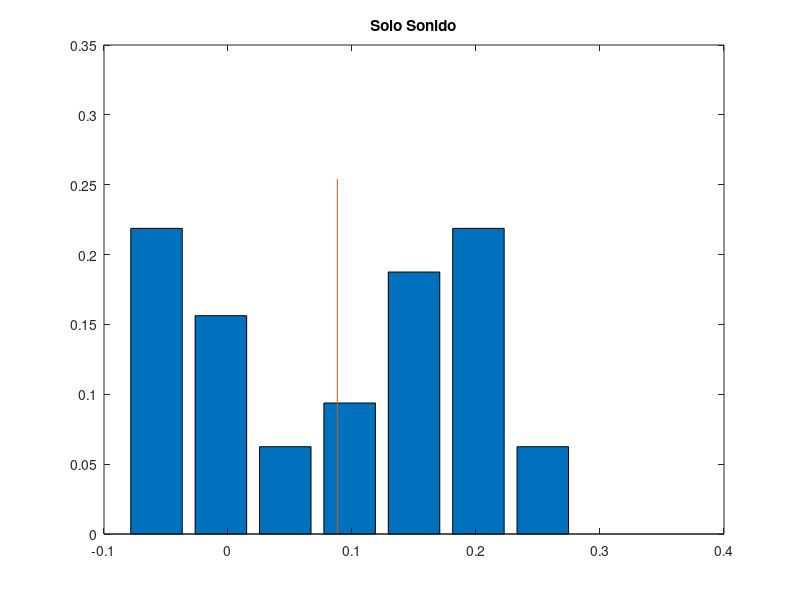
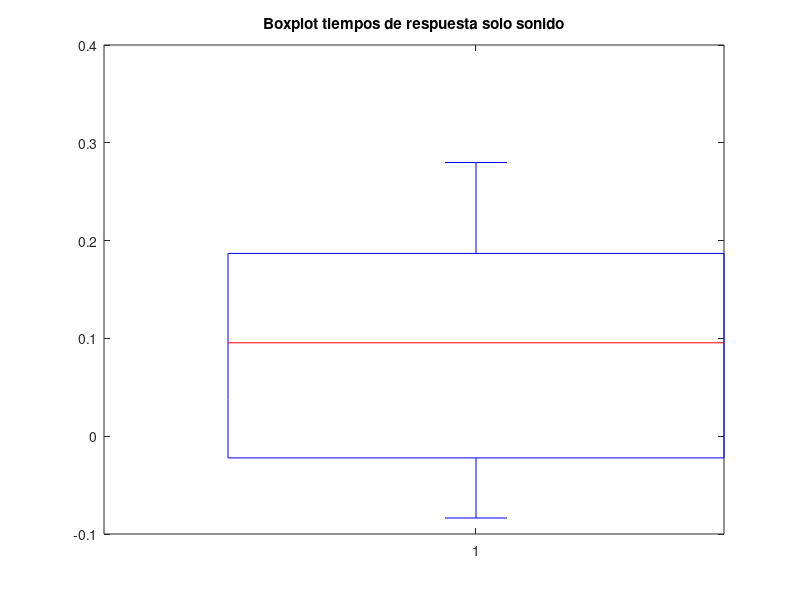
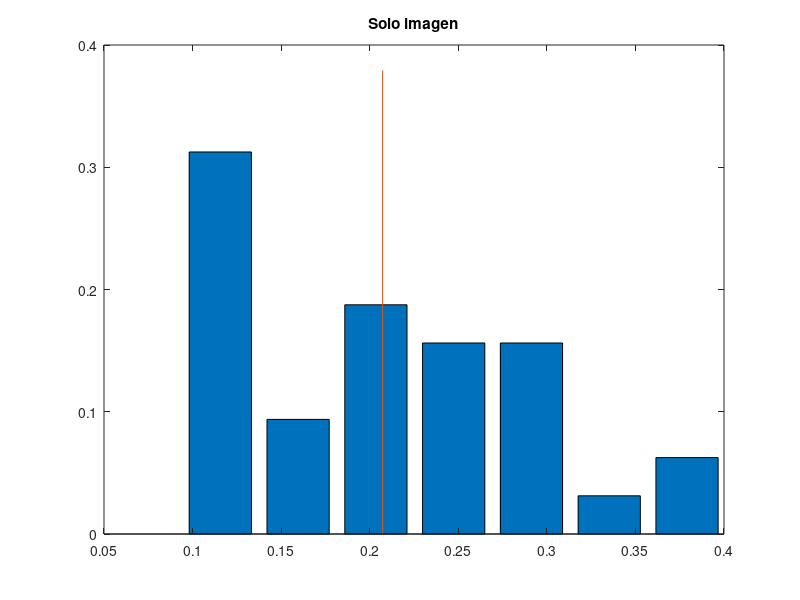
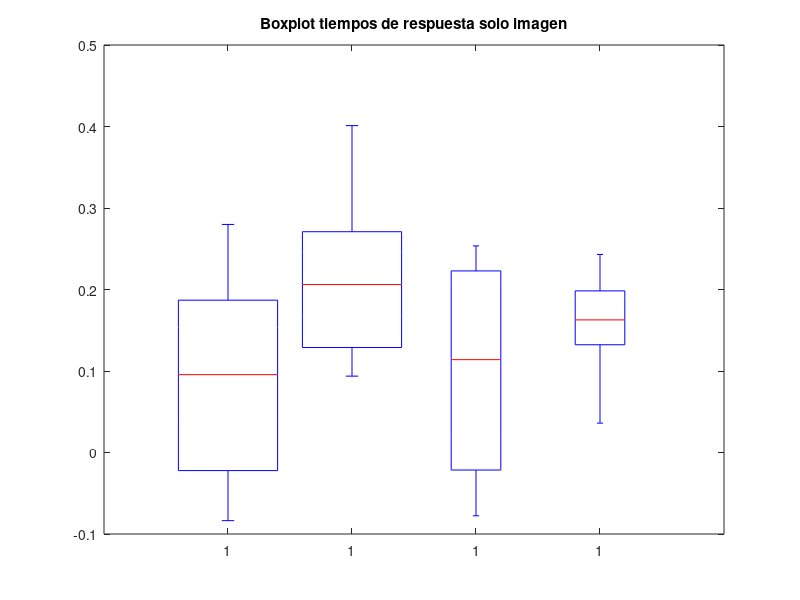

Recreate these plots in MATLAB, in order. (Note: this script raises an error after producing the figures.)
format long g;

%% Leer CSV a variables aux
i = 0;
sujeto = [];
tiempo = [];
practica = [];
delay = [];
img = [];
snd = [];
target = [];
total_trials = [];
target_time = cell(1,1);
time_firstPress = cell(1,1);
time_lastPress = cell(1,1);
f = fopen('data/bloques.csv');

while 1    
    suj = fscanf(f, '%i,', [1 1]);
    if isempty(suj)
       break 
    end
    i = i + 1;
    
    sujeto(i) = suj;
    tiempo(i) = fscanf(f, '%f,', [1 1]);
    practica(i) = fscanf(f, '%i,', [1 1]);
    delay(i) = fscanf(f, '%f,', [1 1]);
    img(i) = fscanf(f, '%i,', [1 1]);
    snd(i) = fscanf(f, '%i,', [1 1]);
    target(i) = fscanf(f, '%i,', [1 1]);
    total_trials(i) = fscanf(f, '%i,', [1 1]);
    target_time{i} = fscanf(f, '%f:', [1 total_trials(i)]);
    fscanf(f, ',');
    time_firstPress{i} = fscanf(f, '%f:', [1 total_trials(i)]);
    fscanf(f, ',');
    time_lastPress{i} = fscanf(f, '%f:', [1 total_trials(i)]);
    fscanf(f, ',');
    fscanf(f, '\n');
end
fclose(f);


%% Meter cada trial en el struct Trials sin procesarlos
num_bloques = i;
j = 1;
s = 0;
Trials = [];
for b = 1 : num_bloques
   if s ~= sujeto(b)
       bloque_del_sujeto = 1;
       s = sujeto(b);
   else
       bloque_del_sujeto = bloque_del_sujeto + 1;
   end
   
   for k = 1 : total_trials(b)
       Trials(j).Sujeto = sujeto(b);
       Trials(j).Tiempo = tiempo(b);
       Trials(j).EsDePractica = practica(b);
       Trials(j).Delay = delay(b);
       Trials(j).HayImagen = img(b);
       Trials(j).HaySonido = snd(b);
       Trials(j).SeguirImagen = target(b);
       Trials(j).NumBloque = bloque_del_sujeto;
       Trials(j).NumBloqueOriginal = b;
       Trials(j).NumTrial = k;       
       Trials(j).TiempoObjetivo = target_time{b}(k);
       Trials(j).PrimerTap = time_firstPress{b}(k);
       Trials(j).Asincronia = Trials(j).PrimerTap - Trials(j).TiempoObjetivo;
       Trials(j).UltimoTap = time_lastPress{b}(k);
        
       j = j + 1;    
   end
end

num_trials = j-1;



clear sujeto tiempo practica delay img snd target bloque_del_sujeto total_trials target_time time_firstPress time_lastPress f b i j k s num_bloques suj

%% arreglar los taps que cayeron en el bloque siguiente por error
for t = 1 : (num_trials - 1)

  a = t;
  b = t+1;

  if Trials(a).NumBloqueOriginal != Trials(b).NumBloqueOriginal
    continue
  end
  
  if Trials(a).PrimerTap ~= -1
    continue
  end
  
  if (Trials(b).Asincronia >= -1)
    continue
  end
  
  %% a y b son del mismo bloque, a no tiene ningun tap y b esta apuradisimo
  %% muevo el primer tap de b como primer tap de a, y el ultimo de b como primero de b
  
  nuevo_a = Trials(b).PrimerTap;
  
  b_unico_tap = (Trials(b).PrimerTap == Trials(b).UltimoTap);
  
  if b_unico_tap
    nuevo_b = -1;
  else
    nuevo_b = Trials(b).UltimoTap;
  end
  
  Trials(a).PrimerTap = nuevo_a;
  Trials(a).UltimoTap = nuevo_a;
  
  Trials(b).PrimerTap = nuevo_b;
  Trials(b).UltimoTap = nuevo_b;
  
  %% recalculo asincronias
  Trials(a).Asincronia = Trials(a).PrimerTap - Trials(a).TiempoObjetivo;
  Trials(b).Asincronia = Trials(b).PrimerTap - Trials(b).TiempoObjetivo;
end


%% calcular muestras (promedio de cada bloque)
Muestras = [];
t = 1;
m = 1;
k = 0;
asinc = 0;
unbo = Trials(1).NumBloqueOriginal;
while t <= (num_trials + 1)

    if t == (num_trials + 1) || unbo ~= Trials(t).NumBloqueOriginal

        if k ~=0 
            
            Muestras(m).AsinMedia = asinc / k;
            Muestras(m).Sujeto = Trials(t-1).Sujeto;
            Muestras(m).EsDePractica = Trials(t-1).EsDePractica;
            Muestras(m).Delay = Trials(t-1).Delay;
            Muestras(m).HayImagen = Trials(t-1).HayImagen;
            Muestras(m).HaySonido = Trials(t-1).HaySonido;
            Muestras(m).SeguirImagen = Trials(t-1).SeguirImagen;
            Muestras(m).Accuracy = 1 - (ignorados/(k+ignorados));

            
            Muestras(m).Tiempo = Trials(t-1).Tiempo;
            Muestras(m).TiempoObjetivo = Trials(t-1).TiempoObjetivo;
            Muestras(m).NumBloqueOriginal = Trials(t-1).NumBloqueOriginal;
            m = m + 1;
        end
        
        k = 0;
        asinc = 0;
        if (t == (num_trials + 1))
        	break
        end
    end
    
    ignorados = 0;
    % ignorar cuando no apreto nada
    if Trials(t).PrimerTap == -1
        ignorados = ignorados + 1;
    end
    
    % ignorar casos donde pega la vuelta (igual estan re afuera de la ventana)
    if abs(Trials(t).Asincronia) > 0.5
        ignorados = ignorados + 1;
    end
    
    
    if ignorados == 0
        asinc = asinc + Trials(t).Asincronia;
        k = k + 1;
    end
        
    unbo = Trials(t).NumBloqueOriginal;
    t = t + 1;
end
%% RECONSTRUYENDO LOS SIGNOS DEL DELAY

ds = [0.1, 0.3, 0.4];

corte = [];
es_negativo = [];
es_positivo = [];
es_practica = [];

for segu = 1:2
    for iid = 1:3
        eee = [Muestras( ...
                [Muestras.EsDePractica] == 0 & ...
                [Muestras.Delay] == ds(iid) & ...
                [Muestras.SeguirImagen] == (segu-1) & ...
                [Muestras.HayImagen] == 1 & ...
                [Muestras.HaySonido] == 1)];
            
        jose = [];
        for e = 1: numel(eee)
            jose(e) = [0.5 - (eee(e).Tiempo - eee(e).TiempoObjetivo)];
        end

        m = mean(jose);
        d = ds(iid);
        s = (segu-1);
        %disp([m, d, s]);
        corte(iid, segu) = m;
        
        for i = 1:numel(Muestras)
            es_practica(Muestras(i).NumBloqueOriginal) = Muestras(i).EsDePractica;
            
            if Muestras(i).Delay == ds(iid) && Muestras(i).SeguirImagen == (segu-1)
                delay_es_negativo = ( ...
                    (Muestras(i).EsDePractica == 0) & ...
                    (Muestras(i).Delay == ds(iid)) & ...
                    (Muestras(i).SeguirImagen == (segu-1)) & ...
                    (Muestras(i).HayImagen == 1) & ...
                    (Muestras(i).HaySonido == 1) & ...
                    ((0.5 - (Muestras(i).Tiempo - Muestras(i).TiempoObjetivo) > corte(iid, segu)) ~= Muestras(i).SeguirImagen) ...
                );

                delay_es_positivo = ( ...
                    (Muestras(i).EsDePractica == 0) & ...
                    (Muestras(i).Delay == ds(iid)) & ...
                    (Muestras(i).SeguirImagen == (segu-1)) & ...
                    (Muestras(i).HayImagen == 1) & ...
                    (Muestras(i).HaySonido == 1) & ...
                    ((0.5 - (Muestras(i).Tiempo - Muestras(i).TiempoObjetivo) > corte(iid, segu)) == Muestras(i).SeguirImagen) ...
                );

                es_negativo(Muestras(i).NumBloqueOriginal) = delay_es_negativo;
                es_positivo(Muestras(i).NumBloqueOriginal) = delay_es_positivo;
            end
        end
    end
end


% arreglar
for i = 1:numel(Muestras)
    b = Muestras(i).NumBloqueOriginal;
    
    if es_negativo(b)
        Muestras(i).Delay = -1 * abs(Muestras(i).Delay);
    end
end



%% cuentitas cuentitas
mi=1;
ms=1;
mc0=1;
mc1=1;
mc2=1;
mc3=1;
mc4=1;
mc5=1;
mc6=1;
mc7=1;
mc8=1;
mc9=1;
mc10=1;
mc11=1;
mc12=1;
mc13=1;
deltas = cell(1,1);
deltas_img = [];
deltas_snd = [];
deltas_combinados_0 = [];
m_accuracy = cell(1,1);


sujs = unique([Muestras.Sujeto]);
for s = 1:numel(sujs)
    suj = sujs(s);
    
    %bloques de sonido y su accuracy
    delta_snd = [Muestras( ...
        [Muestras.Sujeto] == suj & ...
        [Muestras.EsDePractica] == 0 & ...
        [Muestras.HayImagen] == 0 & ...
        [Muestras.HaySonido] == 1 ...
    ).AsinMedia];
    

    accuracy = [Muestras( ...
        [Muestras.Sujeto] == suj & ...
        [Muestras.EsDePractica] == 0 & ...
        [Muestras.HayImagen] == 0 & ...
        [Muestras.HaySonido] == 1 ...
    ).Accuracy];
    
    if numel(delta_snd) > 0
        deltas{1}(ms) = delta_snd(1);
        m_accuracy{1}(ms) = accuracy;
        ms = ms + 1;
    end
    
    %bloques de imagen y su accuracy
    delta_img = [Muestras( ...
        [Muestras.Sujeto] == suj & ...
        [Muestras.EsDePractica] == 0 & ...
        [Muestras.HayImagen] == 1 & ...
        [Muestras.HaySonido] == 0 ...
    ).AsinMedia];

    accuracy = [Muestras( ...
        [Muestras.Sujeto] == suj & ...
        [Muestras.EsDePractica] == 0 & ...
        [Muestras.HayImagen] == 1 & ...
        [Muestras.HaySonido] == 0 ...
    ).Accuracy];


    if numel(delta_img) > 0
        deltas{2}(mi) = delta_img(1);
        m_accuracy{2}(mi) = accuracy;
        mi = mi + 1;
    end
    
    %bloques combinados +0 y su accuracy
     delta_c0 = [Muestras( ...
        [Muestras.Sujeto] == suj & ...
        [Muestras.EsDePractica] == 0 & ...
        [Muestras.HayImagen] == 1 & ...
        [Muestras.HaySonido] == 1 & ...
        [Muestras.Delay] == 0 & ...
        [Muestras.SeguirImagen] == 0 ... 
    ).AsinMedia];

    accuracy = [Muestras( ...
        [Muestras.Sujeto] == suj & ...
        [Muestras.EsDePractica] == 0 & ...
        [Muestras.HayImagen] == 1 & ...
        [Muestras.HaySonido] == 1 & ...
        [Muestras.Delay] == 0 & ...
        [Muestras.SeguirImagen] == 0 ... 
    ).Accuracy];


    if numel(delta_c0) > 0
        deltas{3}(mc0) = delta_c0(1);
        m_accuracy{3}(mc0) = accuracy(1);
        mc0 = mc0 + 1;
    end
    
     %bloques combinados +0.1 y su accuracy(seguir Imagen)
     delta_c0 = [Muestras( ...
        [Muestras.Sujeto] == suj & ...
        [Muestras.EsDePractica] == 0 & ...
        [Muestras.HayImagen] == 1 & ...
        [Muestras.HaySonido] == 1 & ...
        [Muestras.Delay] == 0.1 & ...
        [Muestras.SeguirImagen] == 1 ...
    ).AsinMedia];

    accuracy = [Muestras( ...
        [Muestras.Sujeto] == suj & ...
        [Muestras.EsDePractica] == 0 & ...
        [Muestras.HayImagen] == 1 & ...
        [Muestras.HaySonido] == 1 & ...
        [Muestras.Delay] == 0.1 & ...
        [Muestras.SeguirImagen] == 1 ...
    ).Accuracy];


    if numel(delta_c0) > 0
        deltas{4}(mc1) = delta_c0(1);
        m_accuracy{4}(mc1) = accuracy(1);
        mc1 = mc1 + 1;
    end
    
     %bloques combinados +0.3 y su accuracy(seguir imagen)
     delta_c0 = [Muestras( ...
        [Muestras.Sujeto] == suj & ...
        [Muestras.EsDePractica] == 0 & ...
        [Muestras.HayImagen] == 1 & ...
        [Muestras.HaySonido] == 1 & ...
        [Muestras.Delay] == 0.3 & ...
        [Muestras.SeguirImagen] == 1 ...
    ).AsinMedia];

    accuracy = [Muestras( ...
        [Muestras.Sujeto] == suj & ...
        [Muestras.EsDePractica] == 0 & ...
        [Muestras.HayImagen] == 1 & ...
        [Muestras.HaySonido] == 1 & ...
        [Muestras.Delay] == 0.3 & ... 
        [Muestras.SeguirImagen] == 1 ...
    ).Accuracy];


    if numel(delta_c0) > 0
        deltas{5}(mc2) = delta_c0(1);
        m_accuracy{5}(mc2) = accuracy(1);
        mc2 = mc2 + 1;
    end
    
     %bloques combinados +0.4 y su accuracy(seguir imagen)
     delta_c0 = [Muestras( ...
        [Muestras.Sujeto] == suj & ...
        [Muestras.EsDePractica] == 0 & ...
        [Muestras.HayImagen] == 1 & ...
        [Muestras.HaySonido] == 1 & ...
        [Muestras.Delay] == 0.4 & ...
        [Muestras.SeguirImagen] == 1 ...
    ).AsinMedia];

    accuracy = [Muestras( ...
        [Muestras.Sujeto] == suj & ...
        [Muestras.EsDePractica] == 0 & ...
        [Muestras.HayImagen] == 1 & ...
        [Muestras.HaySonido] == 1 & ...
        [Muestras.Delay] == 0.4 & ...
        [Muestras.SeguirImagen] == 1 ...
    ).Accuracy];


    if numel(delta_c0) > 0
        deltas{6}(mc3) = delta_c0(1);
        m_accuracy{6}(mc3) = accuracy(1);
        mc3 = mc3 + 1
    end
    
    
     %bloques combinados +0.4 y su accuracy(seguir sonido)
     delta_c0 = [Muestras( ...
        [Muestras.Sujeto] == suj & ...
        [Muestras.EsDePractica] == 0 & ...
        [Muestras.HayImagen] == 1 & ...
        [Muestras.HaySonido] == 1 & ...
        [Muestras.Delay] == 0.4 & ...
        [Muestras.SeguirImagen] == 0 ...
    ).AsinMedia];

    accuracy = [Muestras( ...
        [Muestras.Sujeto] == suj & ...
        [Muestras.EsDePractica] == 0 & ...
        [Muestras.HayImagen] == 1 & ...
        [Muestras.HaySonido] == 1 & ...
        [Muestras.Delay] == 0.4 & ...
        [Muestras.SeguirImagen] == 0 ...
    ).Accuracy];


    if numel(delta_c0) > 0
        deltas{7}(mc4) = delta_c0(1);
        m_accuracy{7}(mc4) = accuracy(1);
        mc4 = mc4 + 1;
    end
    
    
    
     %bloques combinados +0.3 y su accuracy(seguir sonido)
     delta_c0 = [Muestras( ...
        [Muestras.Sujeto] == suj & ...
        [Muestras.EsDePractica] == 0 & ...
        [Muestras.HayImagen] == 1 & ...
        [Muestras.HaySonido] == 1 & ...
        [Muestras.Delay] == 0.3 & ...
        [Muestras.SeguirImagen] == 0 ...
    ).AsinMedia];

    accuracy = [Muestras( ...
        [Muestras.Sujeto] == suj & ...
        [Muestras.EsDePractica] == 0 & ...
        [Muestras.HayImagen] == 1 & ...
        [Muestras.HaySonido] == 1 & ...
        [Muestras.Delay] == 0.3 & ...
        [Muestras.SeguirImagen] == 0 ...
    ).Accuracy];


    if numel(delta_c0) > 0
        deltas{8}(mc5) = delta_c0(1);
        m_accuracy{8}(mc5) = accuracy(1);
        mc5 = mc5 + 1;
    end
    
    
    
     %bloques combinados +0.1 y su accuracy(seguir sonido)
     delta_c0 = [Muestras( ...
        [Muestras.Sujeto] == suj & ...
        [Muestras.EsDePractica] == 0 & ...
        [Muestras.HayImagen] == 1 & ...
        [Muestras.HaySonido] == 1 & ...
        [Muestras.Delay] == 0.1 & ...
        [Muestras.SeguirImagen] == 0 ...
    ).AsinMedia];

    accuracy = [Muestras( ...
        [Muestras.Sujeto] == suj & ...
        [Muestras.EsDePractica] == 0 & ...
        [Muestras.HayImagen] == 1 & ...
        [Muestras.HaySonido] == 1 & ...
        [Muestras.Delay] == 0.1 & ...
        [Muestras.SeguirImagen] == 0 ...
    ).Accuracy];


    if numel(delta_c0) > 0
        deltas{9}(mc6) = delta_c0(1);
        m_accuracy{9}(mc6) = accuracy(1);
        mc6 = mc6 + 1;
    end
    
      %bloques combinados +0 y su accuracy(seguir imagen)
     delta_c0 = [Muestras( ...
        [Muestras.Sujeto] == suj & ...
        [Muestras.EsDePractica] == 0 & ...
        [Muestras.HayImagen] == 1 & ...
        [Muestras.HaySonido] == 1 & ...
        [Muestras.Delay] == 0 & ...
        [Muestras.SeguirImagen] == 1 ...
    ).AsinMedia];

    accuracy = [Muestras( ...
        [Muestras.Sujeto] == suj & ...
        [Muestras.EsDePractica] == 0 & ...
        [Muestras.HayImagen] == 1 & ...
        [Muestras.HaySonido] == 1 & ...
        [Muestras.Delay] == 0 & ...
        [Muestras.SeguirImagen] == 1 ...
    ).Accuracy];


    if numel(delta_c0) > 0
        deltas{10}(mc7) = delta_c0(1);
        m_accuracy{10}(mc7) = accuracy(1);
        mc7 = mc7 + 1;
    end
    
    
%     CAMBIAR INDICES!    
    %bloques combinados -0.4 y su accuracy(seguir imagen)
     delta_c0 = [Muestras( ...
        [Muestras.Sujeto] == suj & ...
        [Muestras.EsDePractica] == 0 & ...
        [Muestras.HayImagen] == 1 & ...
        [Muestras.HaySonido] == 1 & ...
        [Muestras.SeguirImagen] == 1 & ...
        [Muestras.Delay] == -0.4   ...
       ).AsinMedia];

    accuracy = [Muestras( ...
        [Muestras.Sujeto] == suj & ...
        [Muestras.EsDePractica] == 0 & ...
        [Muestras.HayImagen] == 1 & ...
        [Muestras.HaySonido] == 1 & ...
        [Muestras.SeguirImagen] == 1 & ...
        [Muestras.Delay] == -0.4 ...
    ).Accuracy];


    if numel(delta_c0) > 0
        
        deltas{11}(mc8) = delta_c0(1);
        m_accuracy{11}(mc8) = accuracy(1);
        mc8 = mc8 + 1;
    end
    
    %bloques combinados -0.4 y su accuracy(seguir sonido)
     delta_c0 = [Muestras( ...
        [Muestras.Sujeto] == suj & ...
        [Muestras.EsDePractica] == 0 & ...
        [Muestras.HayImagen] == 1 & ...
        [Muestras.HaySonido] == 1 & ...
        [Muestras.SeguirImagen] == 0 & ...
        [Muestras.Delay] == -0.4   ...
    ).AsinMedia];

    accuracy = [Muestras( ...
        [Muestras.Sujeto] == suj & ...
        [Muestras.EsDePractica] == 0 & ...
        [Muestras.HayImagen] == 1 & ...
        [Muestras.HaySonido] == 1 & ...
        [Muestras.SeguirImagen] == 0 & ...
        [Muestras.Delay] == -0.4 ...
    ).Accuracy];


    if numel(delta_c0) > 0
        deltas{12}(mc9) = delta_c0(1);
        m_accuracy{12}(mc9) = accuracy(1);
        mc9 = mc9 + 1;
    end
    
    %bloques combinados -0.3 y su accuracy(seguir imagen)
     delta_c0 = [Muestras( ...
        [Muestras.Sujeto] == suj & ...
        [Muestras.EsDePractica] == 0 & ...
        [Muestras.HayImagen] == 1 & ...
        [Muestras.HaySonido] == 1 & ...
        [Muestras.SeguirImagen] == 1 & ...
        [Muestras.Delay] == -0.3   ...
    ).AsinMedia];

    accuracy = [Muestras( ...
        [Muestras.Sujeto] == suj & ...
        [Muestras.EsDePractica] == 0 & ...
        [Muestras.HayImagen] == 1 & ...
        [Muestras.HaySonido] == 1 & ...
        [Muestras.SeguirImagen] == 1 & ...
        [Muestras.Delay] == -0.3 ...
    ).Accuracy];


    if numel(delta_c0) > 0
       
        deltas{13}(mc10) = delta_c0(1);
        m_accuracy{13}(mc10) = accuracy(1);
        mc10 = mc10 + 1;
    end
    
     %bloques combinados -0.3 y su accuracy(seguir sonido)
     delta_c0 = [Muestras( ...
        [Muestras.Sujeto] == suj & ...
        [Muestras.EsDePractica] == 0 & ...
        [Muestras.HayImagen] == 1 & ...
        [Muestras.HaySonido] == 1 & ...
        [Muestras.SeguirImagen] == 0 & ...
        [Muestras.Delay] == -0.3   ...
    ).AsinMedia];

    accuracy = [Muestras( ...
        [Muestras.Sujeto] == suj & ...
        [Muestras.EsDePractica] == 0 & ...
        [Muestras.HayImagen] == 1 & ...
        [Muestras.HaySonido] == 1 & ...
        [Muestras.SeguirImagen] == 0 & ...
        [Muestras.Delay] == -0.3 ...
    ).Accuracy];


    if numel(delta_c0) > 0
      
        deltas{14}(mc11) = delta_c0(1);
        m_accuracy{14}(mc11) = accuracy(1);
        mc11 = mc11 + 1;
    end
    
     %bloques combinados -0.1 y su accuracy(seguir imagen)
     delta_c0 = [Muestras( ...
        [Muestras.Sujeto] == suj & ...
        [Muestras.EsDePractica] == 0 & ...
        [Muestras.HayImagen] == 1 & ...
        [Muestras.HaySonido] == 1 & ...
        [Muestras.SeguirImagen] == 1 & ...
        [Muestras.Delay] == -0.1  ...
    ).AsinMedia];

    accuracy = [Muestras( ...
        [Muestras.Sujeto] == suj & ...
        [Muestras.EsDePractica] == 0 & ...
        [Muestras.HayImagen] == 1 & ...
        [Muestras.HaySonido] == 1 & ...
        [Muestras.SeguirImagen] == 1 & ...
        [Muestras.Delay] == -0.1 ...
    ).Accuracy];


    if numel(delta_c0) > 0
      
        deltas{15}(mc12) = delta_c0(1);
        m_accuracy{15}(mc12) = accuracy(1);
        mc12 = mc12 + 1;
    end
    
     %bloques combinados -0.1 y su accuracy(seguir sonido)
     delta_c0 = [Muestras( ...
        [Muestras.Sujeto] == suj & ...
        [Muestras.EsDePractica] == 0 & ...
        [Muestras.HayImagen] == 1 & ...
        [Muestras.HaySonido] == 1 & ...
        [Muestras.SeguirImagen] == 0 & ...
        [Muestras.Delay] == -0.1  ...
    ).AsinMedia];

    accuracy = [Muestras( ...
        [Muestras.Sujeto] == suj & ...
        [Muestras.EsDePractica] == 0 & ...
        [Muestras.HayImagen] == 1 & ...
        [Muestras.HaySonido] == 1 & ...
        [Muestras.SeguirImagen] == 0 & ...
        [Muestras.Delay] == -0.1 ...
    ).Accuracy];


    if numel(delta_c0) > 0
       
        deltas{16}(mc13) = delta_c0(1);
        m_accuracy{16}(mc13) = accuracy(1);
        mc13 = mc13 + 1;
    end
    
    if ~isempty(deltas) 
        % figure;
        % plot(deltas,'r*');
        % plot(deltas);
        % title(['Sujeto ', num2str(suj)]);
    end
end

%Analisis de datos
%%%%%%%%%%%%%%%%%%%%%%%%%%%%%%%%%%%%%%%%%%%%%%%%%%%%%%%%%%%%%%%%%%%
%Solo Sonido:
%%%%%%%%%%%%%%%%%%%%%%%%%%%%%%%%%%%%%%%%%%%%%%%%%%%%%%%%%%%%%%%%%%%

%Distribucion de las muestras(histograma normalizado)

[f,x] = hist(deltas{1},7);
figure;
bar(x,f/sum(f))
hold on;
line([mean(deltas{1}) mean(deltas{1})], [0  max(x)])
hold off
title('Solo Sonido')

%One-sample Kolmogorov-Smirnov test, para ver normalidad en la muestra
t = kstest(deltas{1})

%Boxplot
figure;
boxplot(deltas{1})
title('Boxplot tiempos de respuesta solo sonido')

%Medidas de centralidad
disp('promedio')
mean(deltas{1})
disp('mediana')
median(deltas{1})

%Medidas de dispersion, estabilidad de la sincronia
disp('varianza')
var(deltas{1})

%Medidas de precision en la tarea
disp('accuracy')
mean(m_accuracy{1})

%%%%%%%%%%%%%%%%%%%%%%%%%%%%%%%%%%%%%%%%%%%%%%%%%%%%%%%%%%%%%%%%%%%
%Solo imagen
%%%%%%%%%%%%%%%%%%%%%%%%%%%%%%%%%%%%%%%%%%%%%%%%%%%%%%%%%%%%%%%%%%%
%Distribucion de las muestras(histograma normalizado)
[f,x] = hist(deltas{2},7);
figure;
h = bar(x,f/sum(f))
hold on;
line([mean(deltas{2}) mean(deltas{2})], [0  max(x)])
hold off
%plot(f)
title('Solo imagen')
%Boxplot
figure;
bpdata = [deltas{1},deltas{2}, deltas{3},deltas{10}];
bpgroup = [ones(size(deltas{1}))*1,ones(size(deltas{2}))*2, ones(size(deltas{3}))*3,ones(size(deltas{10}))*4];
boxplot(bpdata, bpgroup);
title('Boxplot tiempos de respuesta solo imagen')

%One-sample Kolmogorov-Smirnov test, para ver normalidad en la muestra
t = kstest(deltas{2})

%Medidas de centralidad
disp('prom')
mean(deltas{2})
median(deltas{2})

%Medidas de dispersion, estabilidad de la sincronia
var(deltas{2})

%Medidas de precision en la tarea
mean(m_accuracy{2})


%%%%%%%%%%%%%%%%%%%%%%%%%%%%%%%%%%%%%%%%%%%%%%%%%%%%%%%%%%%%%%%%%%%
%Combinado +0(target sound):
%%%%%%%%%%%%%%%%%%%%%%%%%%%%%%%%%%%%%%%%%%%%%%%%%%%%%%%%%%%%%%%%%%%

%Distribucion de las muestras(histograma normalizado)

[f,x] = hist(deltas{3},7);
figure;
bar(x,f/sum(f))
hold on;
line([mean(deltas{3}) mean(deltas{3})], [0  max(x)])
hold off
title('Delay +0 target sound')

%One-sample Kolmogorov-Smirnov test, para ver normalidad en la muestra
t = kstest(deltas{3})

%Boxplot
figure;
boxplot(deltas{3})
title('Boxplot tiempos de respuesta Delay +0 target soun')

%Medidas de centralidad
disp('prom')
mean(deltas{3})
median(deltas{3})

%Medidas de dispersion, estabilidad de la sincronia
var(deltas{3})

%Medidas de precision en la tarea
mean(m_accuracy{3})


%%%%%%%%%%%%%%%%%%%%%%%%%%%%%%%%%%%%%%%%%%%%%%%%%%%%%%%%%%%%%%%%%%%
%Combinado +0(target image):
%%%%%%%%%%%%%%%%%%%%%%%%%%%%%%%%%%%%%%%%%%%%%%%%%%%%%%%%%%%%%%%%%%%

%Distribucion de las muestras(histograma normalizado)

[f,x] = hist(deltas{10},7);
figure;
bar(x,f/sum(f))
hold on;
line([mean(deltas{10}) mean(deltas{10})], [0  max(x)])
hold off
title('Delay +0 target image')

%One-sample Kolmogorov-Smirnov test, para ver normalidad en la muestra
t = kstest(deltas{10})

%Boxplot
figure;
boxplot(deltas{10})
title('Boxplot tiempos de respuesta Delay +0 target image')

%Medidas de centralidad
disp('prom')
mean(deltas{10})
median(deltas{10})

%Medidas de dispersion, estabilidad de la sincronia
var(deltas{10})

%Medidas de precision en la tarea
mean(m_accuracy{10})


% 
% % %%%%%%%%%%%%%%%%%%%%%%%%%%%%%%%%%%%%%%%%%%%%%%%%%%%%%%%%%%%%%%%%%%%
% % %Combinado +0.1:
% % %%%%%%%%%%%%%%%%%%%%%%%%%%%%%%%%%%%%%%%%%%%%%%%%%%%%%%%%%%%%%%%%%%%
% % 
% % %Distribucion de las muestras(histograma normalizado)
% % 
% % [f,x] = hist(deltas{4});
% % figure;
% % bar(x,f/sum(f))
% % title('Delay + 0.1 target image')
% % %One-sample Kolmogorov-Smirnov test, para ver normalidad en la muestra
% % %t = kstest(deltas{4})
% % 
% % %Boxplot
% % figure;
% % boxplot(deltas{4})
% % title('Boxplot tiempos de respuesta Delay +0.1 target image')
% % 
% % %Medidas de centralidad
% % disp('prom')
% % mean(deltas{4})
% % median(deltas{4})
% % 
% % %Medidas de dispersion, estabilidad de la sincronia
% % var(deltas{4})
% % 
% % %Medidas de precision en la tarea
% % mean(m_accuracy{4})
% % 
% % 
% % 
% % %Analisis de datos
% % %%%%%%%%%%%%%%%%%%%%%%%%%%%%%%%%%%%%%%%%%%%%%%%%%%%%%%%%%%%%%%%%%%%
% % %Combinado +0.3:
% % %%%%%%%%%%%%%%%%%%%%%%%%%%%%%%%%%%%%%%%%%%%%%%%%%%%%%%%%%%%%%%%%%%%
% % 
% % %Distribucion de las muestras(histograma normalizado)
% % 
% % [f,x] = hist(deltas{5});
% % figure;
% % bar(x,f/sum(f))
% % title('Delay + 0.3 target image')
% % %One-sample Kolmogorov-Smirnov test, para ver normalidad en la muestra
% % %t = kstest(deltas{5})
% % 
% % %Boxplot
% % figure;
% % boxplot(deltas{5})
% % title('Boxplot tiempos de respuesta Delay 0+.3 target image')
% % 
% % %Medidas de centralidad
% % disp('prom')
% % mean(deltas{5})
% % median(deltas{5})
% % 
% % %Medidas de dispersion, estabilidad de la sincronia
% % var(deltas{5})
% % 
% % %Medidas de precision en la tarea
% % mean(m_accuracy{5})
% % 
% % 
% % 
% % %%%%%%%%%%%%%%%%%%%%%%%%%%%%%%%%%%%%%%%%%%%%%%%%%%%%%%%%%%%%%%%%%%%
% % %Combinado +0.4:
% % %%%%%%%%%%%%%%%%%%%%%%%%%%%%%%%%%%%%%%%%%%%%%%%%%%%%%%%%%%%%%%%%%%%
% % 
% % %Distribucion de las muestras(histograma normalizado)
% % 
% % [f,x] = hist(deltas{6});
% % figure;
% % bar(x,f/sum(f))
% % title('Delay + 0.4 target image')
% % %One-sample Kolmogorov-Smirnov test, para ver normalidad en la muestra
% % t = kstest(deltas{6})
% % 
% % %Boxplot
% % figure;
% % boxplot(deltas{6})
% % title('Boxplot tiempos de respuesta Delay +0.4 target image')
% % 
% % %Medidas de centralidad
% % disp('prom')
% % mean(deltas{6})
% % median(deltas{6})
% % 
% % %Medidas de dispersion, estabilidad de la sincronia
% % var(deltas{6})
% % 
% % %Medidas de precision en la tarea
% % mean(m_accuracy{6})
% % 
% % 
% % %%%%%%%%%%%%%%%%%%%%%%%%%%%%%%%%%%%%%%%%%%%%%%%%%%%%%%%%%%%%%%%%%%%
% % %Combinado +0.4 target sound:    
% % %%%%%%%%%%%%%%%%%%%%%%%%%%%%%%%%%%%%%%%%%%%%%%%%%%%%%%%%%%%%%%%%%%%
% % 
% % %Distribucion de las muestras(histograma normalizado)
% % 
% % [f,x] = hist(deltas{7});
% % figure;
% % bar(x,f/sum(f))
% % title('Delay + 0.4 target sound')
% % %One-sample Kolmogorov-Smirnov test, para ver normalidad en la muestra
% % t = kstest(deltas{7})
% % 
% % %Boxplot
% % figure;
% % boxplot(deltas{7})
% % title('Boxplot tiempos de respuesta Delay +0.4 target sound')
% % 
% % %Medidas de centralidad
% % disp('prom')
% % mean(deltas{7})
% % median(deltas{7})
% % 
% % %Medidas de dispersion, estabilidad de la sincronia
% % var(deltas{7})
% % 
% % %Medidas de precision en la tarea
% % mean(m_accuracy{7})
% % 
% % 
% % %%%%%%%%%%%%%%%%%%%%%%%%%%%%%%%%%%%%%%%%%%%%%%%%%%%%%%%%%%%%%%%%%%%
% % %Combinado +0.3 target sound:
% % %%%%%%%%%%%%%%%%%%%%%%%%%%%%%%%%%%%%%%%%%%%%%%%%%%%%%%%%%%%%%%%%%%%
% % 
% % %Distribucion de las muestras(histograma normalizado)
% % 
% % [f,x] = hist(deltas{8});
% % figure;
% % bar(x,f/sum(f))
% % title('Delay + 0.3 target sound')
% % 
% % %One-sample Kolmogorov-Smirnov test, para ver normalidad en la muestra
% % t = kstest(deltas{8})
% % 
% % %Boxplot
% % figure;
% % boxplot(deltas{8})
% % title('Boxplot tiempos de respuesta Delay +0.3 target sound')
% % 
% % %Medidas de centralidad
% % disp('prom')
% % mean(deltas{8})
% % median(deltas{8})
% % 
% % %Medidas de dispersion, estabilidad de la sincronia
% % var(deltas{8})
% % 
% % %Medidas de precision en la tarea
% % mean(m_accuracy{8})
% % 
% % %%%%%%%%%%%%%%%%%%%%%%%%%%%%%%%%%%%%%%%%%%%%%%%%%%%%%%%%%%%%%%%%%%%
% % %Combinado +0.1 target sound:
% % %%%%%%%%%%%%%%%%%%%%%%%%%%%%%%%%%%%%%%%%%%%%%%%%%%%%%%%%%%%%%%%%%%%
% % 
% % %Distribucion de las muestras(histograma normalizado)
% % 
% % [f,x] = hist(deltas{9});
% % figure;
% % bar(x,f/sum(f))
% % title('Delay + 0.1 target sound')
% % 
% % %One-sample Kolmogorov-Smirnov test, para ver normalidad en la muestra
% % t = kstest(deltas{9})
% % 
% % %Boxplot
% % figure;
% % boxplot(deltas{9})
% % title('Boxplot tiempos de respuesta Delay +0.1 target sonido')
% % 
% % %Medidas de centralidad
% % disp('prom')
% % mean(deltas{9})
% % median(deltas{9})
% % 
% % %Medidas de dispersion, estabilidad de la sincronia
% % var(deltas{9})
% % 
% % %Medidas de precision en la tarea
% % mean(m_accuracy{9})


%%%%%%%%%%%%%%%%%%%%%%%%%%%%%%%%%%%%%%%%%%%%%%%%%%%%%%%%%%%%%%%%%%%
%Comparacion de los resultados:
%%%%%%%%%%%%%%%%%%%%%%%%%%%%%%%%%%%%%%%%%%%%%%%%%%%%%%%%%%%%%%%%%%%

disp('imagen vs sonido')
[p,h] = ranksum(deltas{1},deltas{2})

delta_h0 =  abs(mean(deltas{1}) - mean(deltas{2}))
y = Permutation_Test(10000,deltas{1},deltas{2},delta_h0)


disp('imagen vs delay+0 target sound')
[p,h] = ranksum(deltas{3},deltas{2})

delta_h0 = abs(mean(deltas{3}) - mean(deltas{2}))
y = Permutation_Test(10000,deltas{3},deltas{2},delta_h0)

disp('delay+0 target sound vs sonido')
[p,h] = ranksum(deltas{3},deltas{1})

delta_h0 = abs(mean(deltas{3}) - mean(deltas{1}))
y = Permutation_Test(10000,deltas{3},deltas{1},delta_h0)

disp('delay0 target img vs sonido')
[p,h] = ranksum(deltas{10},deltas{1})

delta_h0 = abs(mean(deltas{10}) - mean(deltas{1}))
y = Permutation_Test(10000,deltas{10},deltas{1},delta_h0)

disp('delay0 target img  vs sonido')
[p,h] = ranksum(deltas{10},deltas{2})

delta_h0 = abs(mean(deltas{10}) - mean(deltas{2}))
y = Permutation_Test(10000,deltas{10},deltas{2},delta_h0)

disp('delay0(img) vs delay0(snd)')
[p,h] = ranksum(deltas{10},deltas{3})

delta_h0 = abs(mean(deltas{10}) - mean(deltas{3}))
y = Permutation_Test(10000,deltas{10},deltas{3},delta_h0)

%Comparacion de las medias de solo sonido, solo imagen, y sincronia
figure;
y = [mean(deltas{1});mean(deltas{2});mean(deltas{3});mean(deltas{10})];
labels = {'A';'V';'AV(snd)';'AV(img)'}
bar_h=bar(y,0.5)
set(gca,'xticklabel',labels)
bar_child=get(bar_h,'Children');
set(bar_child,'CData',y);
title('Comparacion de las medias de solo sonido, solo imagen, y sincronia')

figure;
v =  [std(deltas{1});std(deltas{2});std(deltas{3});std(deltas{10})]
labels = {'A';'V';'AV(snd)';'AV(img)'}
bar_h = bar(v,0.5)
set(gca,'xticklabel',labels)
bar_child=get(bar_h,'Children');
set(bar_child,'CData',v);
title('Comparacion de los std de solo sonido, solo imagen, y sincronia')


%Comparacion de las varianzas de solo sonido, solo imagen, y sincronia


%Comparacion de las medias de target image
figure;
y = [mean(deltas{4});mean(deltas{5});mean(deltas{6});mean(deltas{15});mean(deltas{13});mean(deltas{11});mean(deltas{1});mean(deltas{2})];
labels = {'+0.1';'+0.3';'+0.4';'-0.1';'-0.3';'-0.4';'SND';'IMG'}
bar_h=bar(y,0.5)
title('Comparacion medias asincronia target image')
set(gca,'xticklabel',labels)
bar_child=get(bar_h,'Children');
set(bar_child,'CData',y);

figure;
v =  [std(deltas{4});std(deltas{5});std(deltas{6});std(deltas{15});std(deltas{13});std(deltas{11})]
labels = {'+0.1';'+0.3';'+0.4';'-0.1';'-0.3';'-0.4'}
bar_h = bar(v,0.5)
set(gca,'xticklabel',labels)
bar_child=get(bar_h,'Children');
set(bar_child,'CData',v);
title('Comparacion de std de asincronia target image')


%Comparacion de las medias de target sound
figure;
y = [mean(deltas{9});mean(deltas{8});mean(deltas{7});mean(deltas{16});mean(deltas{14});mean(deltas{12});mean(deltas{1});mean(deltas{2})];
labels = {'+0.1';'+0.3';'+0.4';'-0.1';'-0.3';'-0.4';'SND';'IMG'}
bar_h=bar(y,0.5)
title('Comparacion medias asincronia target sound')
set(gca,'xticklabel',labels)
bar_child=get(bar_h,'Children');
set(bar_child,'CData',y);

figure;
v =  [std(deltas{9});std(deltas{8});std(deltas{7});std(deltas{16});std(deltas{14});std(deltas{12})]
labels = {'+0.1';'+0.3';'+0.4';'-0.1';'-0.3';'-0.4'}
bar_h = bar(v,0.5)
set(gca,'xticklabel',labels)
bar_child=get(bar_h,'Children');
set(bar_child,'CData',v);
title('Comparacion de std de asincronia target sound')


[p,h] = ranksum(deltas{15},deltas{13})
[p,h] = ranksum(deltas{13},deltas{11})
